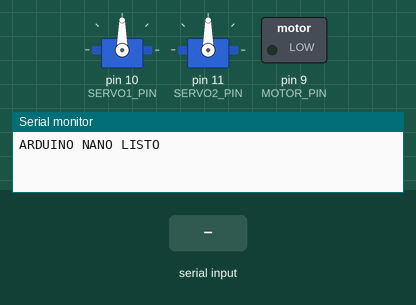
Recording of a sketch running on a simulated Arduino Nano, built with avr-gcc and run on an emulated ATmega328P. Shown: 2 × servo, switched loads named in the sketch (green lamp = pin HIGH), the last lines printed to the serial monitor. The inputs (shaded band) are chosen by the test bench.

Above: at 1.2 s.
1.3 s: "dc\n" received over Serial
At 1.45 s:
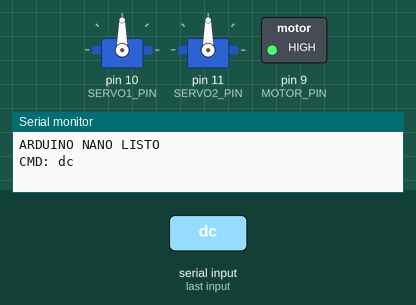
3.1 s: "servo_left\n" received over Serial
At 4.0 s:
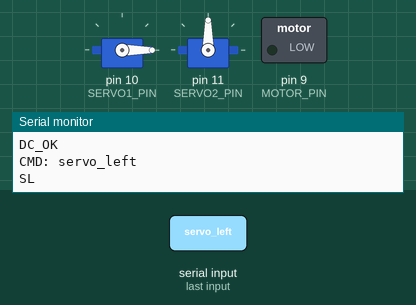
4.6 s: "servo_right\n" received over Serial
At 5.2 s:
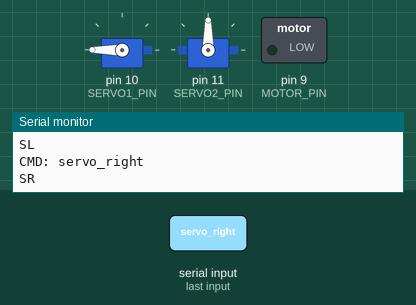
6.1 s: "dc\n" received over Serial
At 6.25 s:
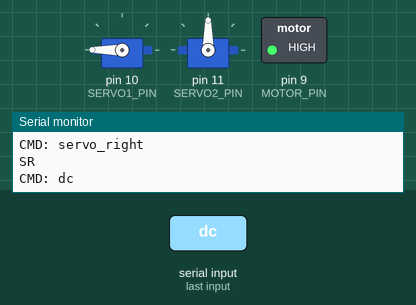
Timing chart, 0 to 8.9 s (numbered marks = the images above; inputs shaded):
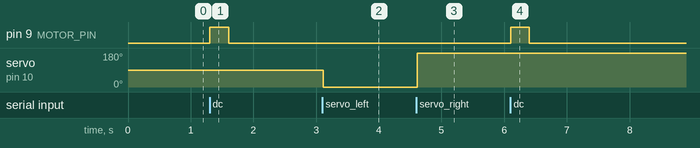

Measured:
- after the input at 1.3 s, pin 9 (MOTOR_PIN): LOW → HIGH at once, → LOW 0.30 s later
- after the input at 3.1 s, servo on pin 10 (SERVO1_PIN): 90° → 0° at once
- after the input at 4.6 s, servo on pin 10 (SERVO1_PIN): 0° → 180° at once
- after the input at 6.1 s, pin 9 (MOTOR_PIN): LOW → HIGH at once, → LOW 0.30 s later

The sketch:

Implementaciones_Arduino.ino
```cpp
#include <Servo.h>

// =========================
// CONFIGURACIÓN DE PINES
// =========================

// Sensor LDR (divisor de voltaje)
#define LDR_PIN A0

// Sensor de temperatura (LM35)
#define TEMP_PIN A1

// Motor DC con transistor o relevador
#define MOTOR_PIN 9

// Servo
Servo servo1;
#define SERVO1_PIN 10

// Opcional: un segundo servo
Servo servo2;
#define SERVO2_PIN 11


// =========================
// SETUP
// =========================
void setup() {
  Serial.begin(9600);

  pinMode(MOTOR_PIN, OUTPUT);
  digitalWrite(MOTOR_PIN, LOW);

  servo1.attach(SERVO1_PIN);
  servo1.write(90);

  servo2.attach(SERVO2_PIN);
  servo2.write(90);

  Serial.println("ARDUINO NANO LISTO");
}


// =========================
// FUNCIONES DE SENSORES
// =========================

// ---- LDR ----
float leerLuz() {
  int raw = analogRead(LDR_PIN);
  float volt = raw * (5.0 / 1023.0);
  return volt;
}

// ---- LM35 ----
float leerTemperatura() {
  int raw = analogRead(TEMP_PIN);
  float volt = raw * (5.0 / 1023.0);
  float tempC = volt * 100.0;  // LM35 => 10mV por °C
  return tempC;
}


// =========================
// LOOP PRINCIPAL
// =========================
void loop() {

  if (Serial.available()) {
    String cmd = Serial.readStringUntil('\n');
    cmd.trim();

    // Debug
    Serial.print("CMD: ");
    Serial.println(cmd);

    // ==========================================
    // SENSORES
    // ==========================================

    if (cmd == "temp") {
      float t = leerTemperatura();
      Serial.println(t);
    }

    else if (cmd == "luz") {
      float luz = leerLuz();
      Serial.println(luz);
    }

    // ==========================================
    // MOTOR DC
    // ==========================================

    else if (cmd == "dc") {
      digitalWrite(MOTOR_PIN, HIGH);
      delay(300);                   // activación breve
      digitalWrite(MOTOR_PIN, LOW);
      Serial.println("DC_OK");
    }

    // ==========================================
    // SERVOS
    // ==========================================

    else if (cmd == "servo1") {
      servo1.write(90);
      Serial.println("SERVO1_OK");
    }

    else if (cmd == "servo2") {
      servo2.write(90);
      Serial.println("SERVO2_OK");
    }

    else if (cmd == "servo_left") {
      servo1.write(0);
      Serial.println("SL");
    }

    else if (cmd == "servo_right") {
      servo1.write(180);
      Serial.println("SR");
    }

    // ==========================================
    // STOP GENERAL
    // ==========================================
    else if (cmd == "stop") {
      digitalWrite(MOTOR_PIN, LOW);
      servo1.write(90);
      servo2.write(90);
      Serial.println("STOP_OK");
    }

    // ==========================================
    // COMANDO NO RECONOCIDO
    // ==========================================
    else {
      Serial.println("ERR");
    }

  }
}
```
